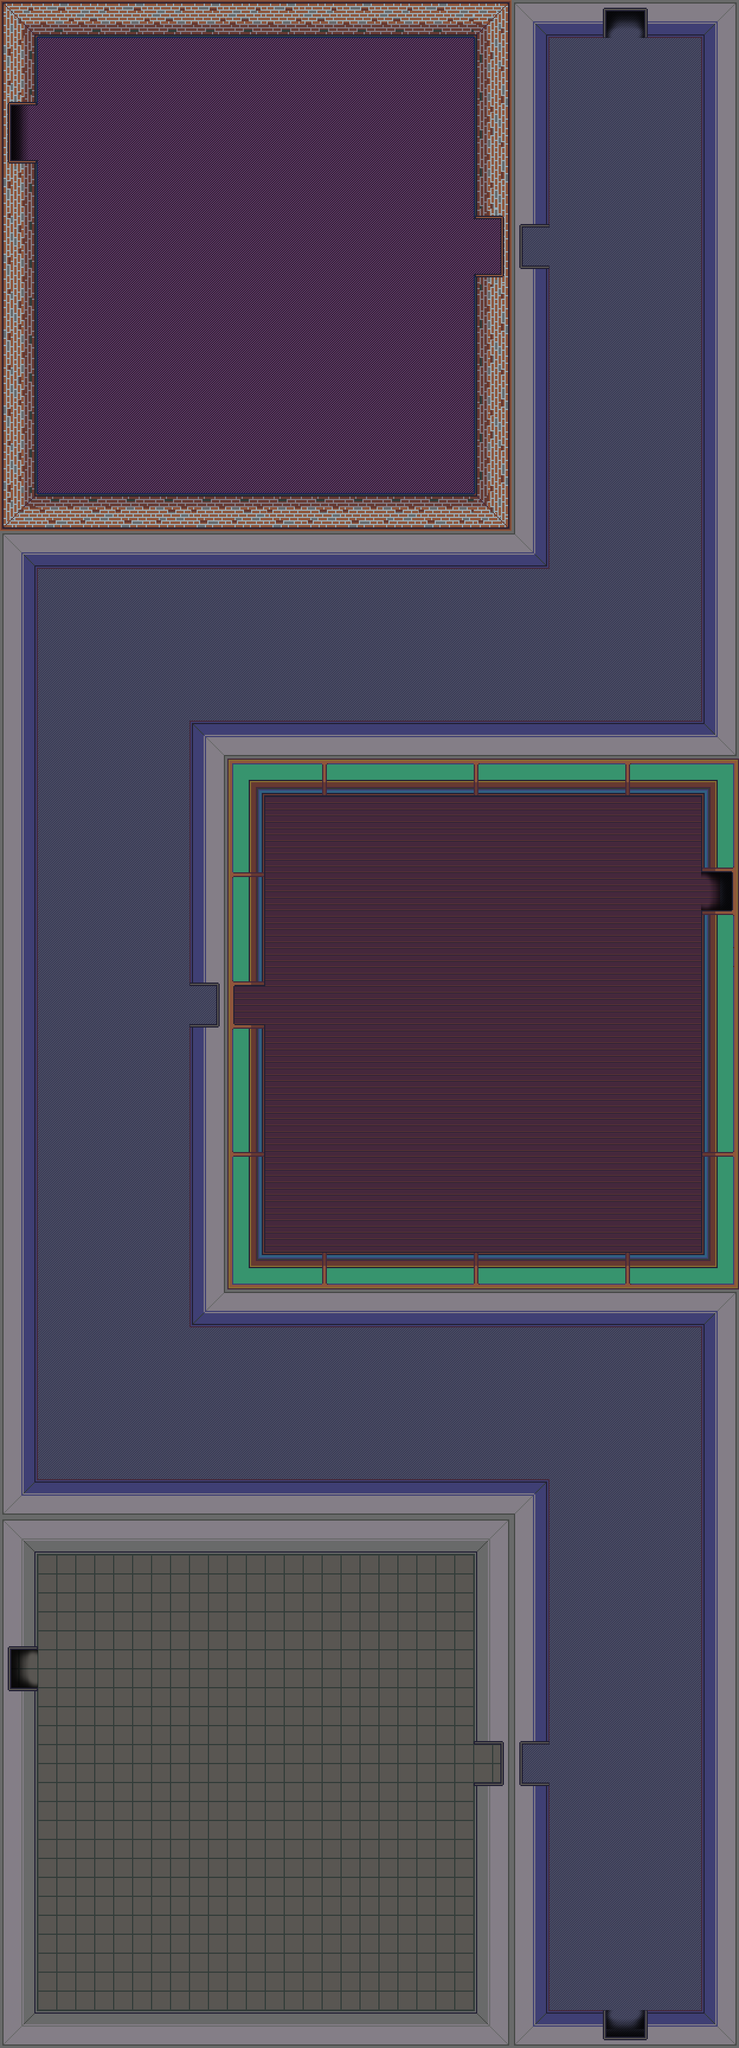

The image is a tile-based game level rendered from a .tmx file. Its description and source (layers, tilesets, objects; grid data summarised) follow:
An orthogonal 39x108 tile map with 32x32 px tiles, 5 tile layers (ground 1, ground 2, shadows, Walls , ...), 4 tilesets.

<map version="1.4" tiledversion="1.4.2" orientation="orthogonal" renderorder="right-down" width="39" height="108" tilewidth="32" tileheight="32" infinite="0" nextlayerid="8" nextobjectid="1">
 <tileset firstgid="1" source="../../tilesets/Gather Public Inside 0.x.tsx" />
 <tileset firstgid="929" source="../../tilesets/Gather University 0.x.tsx" />
 <tileset firstgid="1393" source="../../tilesets/Gather Conference 0.x.tsx" />
 <tileset firstgid="2417" source="../../tilesets/Gather Games 0.x.tsx" />
 <layer id="1" name="ground 1" width="39" height="108">
  <data>[4212 cells, 4212 non-empty, 2 distinct tile ids]</data>
 </layer>
 <layer id="7" name="ground 2" width="39" height="108">
  <data>[4212 cells, 1431 non-empty, 2 distinct tile ids]</data>
 </layer>
 <layer id="3" name="shadows" width="39" height="108">
  <data>[4212 cells, 26 non-empty, 12 distinct tile ids]</data>
 </layer>
 <layer id="6" name="Walls " width="39" height="108">
  <data>[4212 cells, 1292 non-empty, 112 distinct tile ids]</data>
 </layer>
 <layer id="5" name="Tile Layer 4" width="39" height="108">
  <data>[4212 cells, 0 non-empty, 0 distinct tile ids]</data>
 </layer>
</map>
